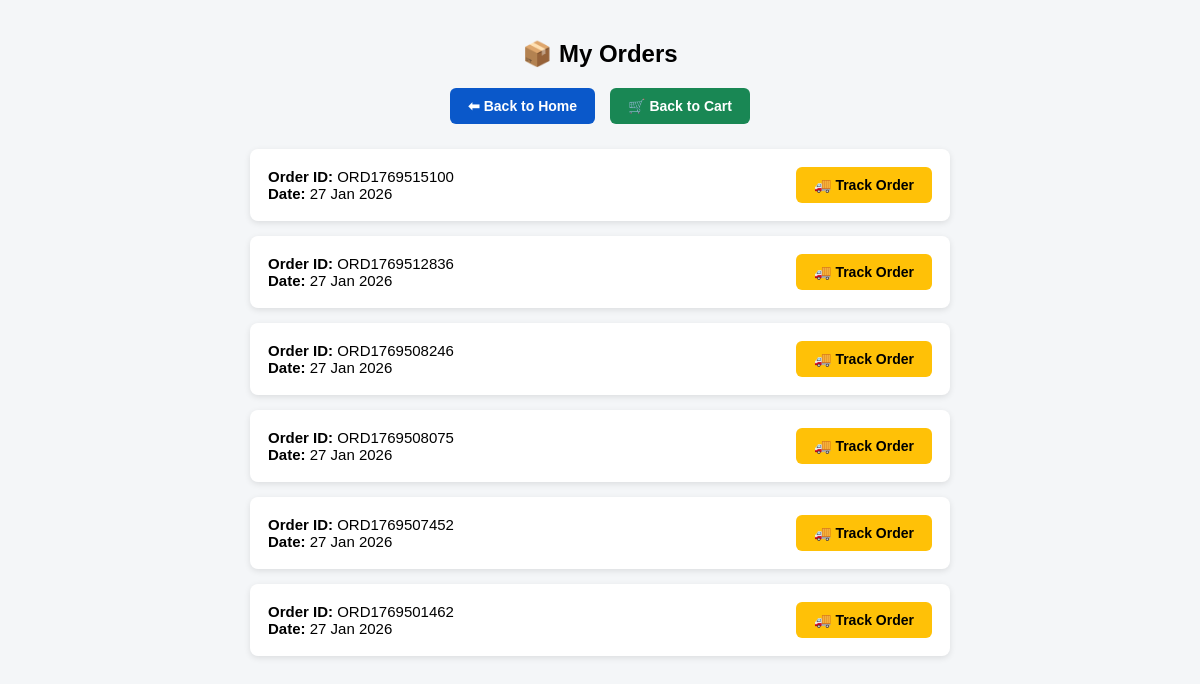
The page /zenbaba/order_history.php (signed in) on the database its author committed.
### tables this page shows
CREATE TABLE `orders` (
  `id` int(11) NOT NULL,
  `order_id` varchar(50) DEFAULT NULL,
  `tracking_id` varchar(50) DEFAULT NULL,
  `total_amount` decimal(10,2) NOT NULL,
  `user_id` int(11) DEFAULT NULL,
  `payment_method` varchar(20) DEFAULT NULL,
  `delivery_date` date DEFAULT NULL,
  `status` varchar(20) DEFAULT NULL,
  `created_at` timestamp NOT NULL DEFAULT current_timestamp(),
  `email` varchar(100) DEFAULT NULL,
  `phone` varchar(20) DEFAULT NULL,
  `address` varchar(255) NOT NULL
);

### zenbaba/order_history.php (the view, shortened to what this page needs)
<?php
require_once "includes/config.php";
$user_id = $_SESSION['user_id'];
$orders = mysqli_query($conn, "
    SELECT order_id, created_at
    FROM orders
    WHERE user_id = '$user_id'
    ORDER BY id DESC
");
?>
<!DOCTYPE html>
<html>
<head>
</head>
<body>
<div class="container">
<h2>📦 My Orders</h2>
<div class="actions">
    <a href="index.php" class="btn home">⬅ Back to Home</a>
    <a href="cart.php" class="btn cart">🛒 Back to Cart</a>
</div>
<?php while ($order = mysqli_fetch_assoc($orders)) { ?>
<div class="order-box">
    <div class="order-row">
        <div class="order-info">
            <strong>Order ID:</strong> <?= htmlspecialchars($order['order_id']) ?><br>
            <strong>Date:</strong> <?= date("d M Y", strtotime($order['created_at'])) ?>
        </div>
        <a class="btn track"
           href="track_order.php?code=<?= urlencode($order['order_id']) ?>">
           🚚 Track Order
        </a>
    </div>
</div>
<?php } ?>
</div>
</body>
</html>

### zenbaba/order_history.php (style rules this page uses)
body { font-family: Arial, Helvetica, sans-serif; background:#f4f6f8; }
.container { width:90%; max-width:700px; margin:40px auto; }
h2 { text-align:center; margin-bottom:20px; }
.actions { display:flex; justify-content:center; gap:15px; margin-bottom:25px; }
.btn { padding:10px 18px; border-radius:6px; text-decoration:none; font-weight:bold; font-size:14px; }
.btn.home { background:#0a58ca; color:#fff; }
.btn.cart { background:#198754; color:#fff; }
.btn.track { background:#ffc107; color:#000; }
.order-box { background:#fff; padding:18px; margin-bottom:15px; border-radius:8px; box-shadow:0 2px 6px rgba(0,0,0,0.1); }
.order-row { display:flex; justify-content:space-between; align-items:center; flex-wrap:wrap; }
.order-info { font-size:15px; }

### rows shown on the page
orders: order "ORD1769515100", created_at "27 Jan 2026"
orders: order "ORD1769512836", created_at "27 Jan 2026"
orders: order "ORD1769508246", created_at "27 Jan 2026"
orders: order "ORD1769508075", created_at "27 Jan 2026"
orders: order "ORD1769507452", created_at "27 Jan 2026"
orders: order "ORD1769501462", created_at "27 Jan 2026"
